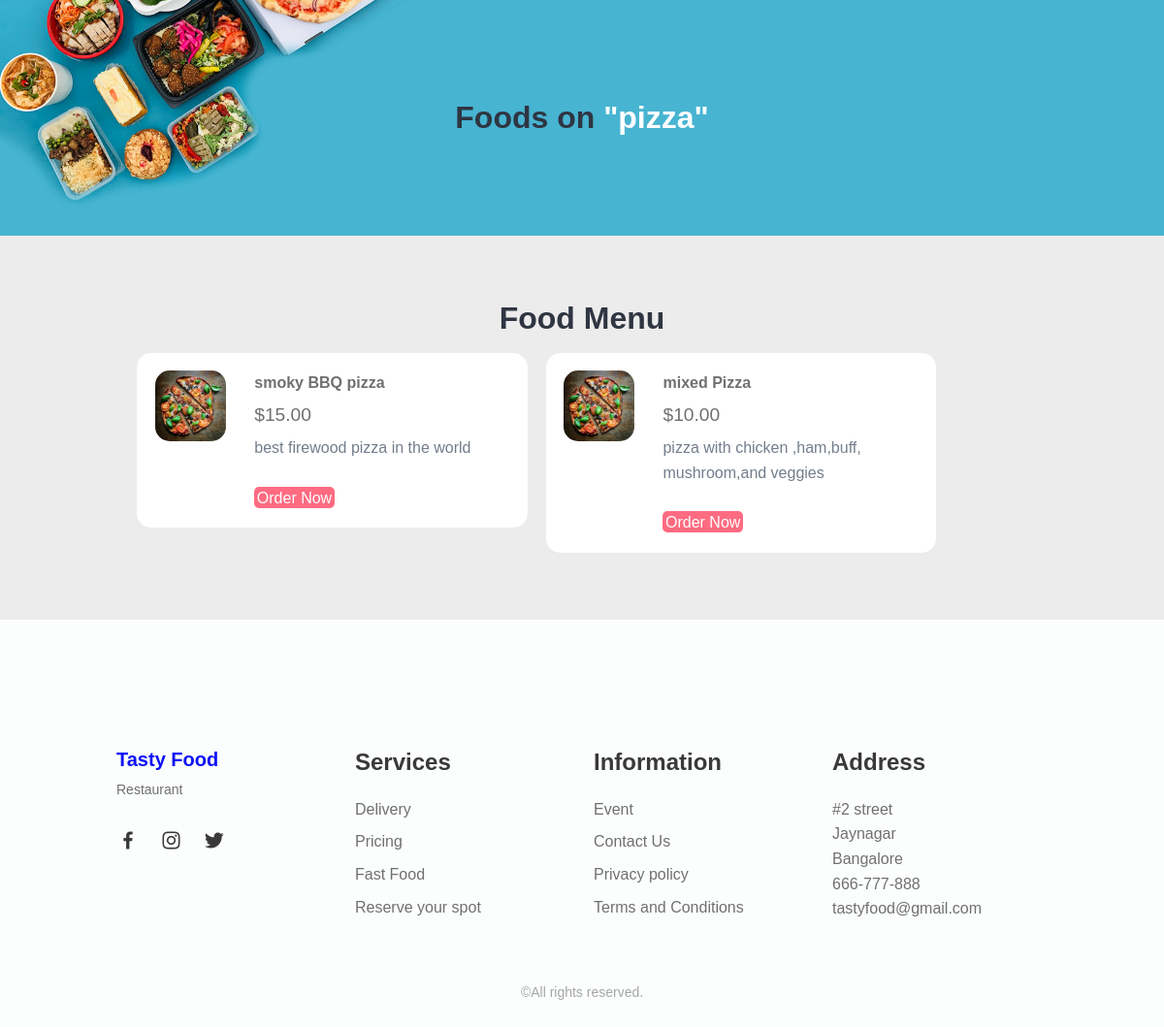
The app's page /category-food.php?category_id=14 with its own data.
### tables this page shows
CREATE TABLE `tbl_category` (
  `id` int(10) UNSIGNED NOT NULL,
  `title` varchar(100) NOT NULL,
  `image_name` varchar(255) NOT NULL,
  `featured` varchar(10) NOT NULL,
  `active` varchar(10) NOT NULL
);

CREATE TABLE `tbl_food` (
  `id` int(10) UNSIGNED NOT NULL,
  `title` varchar(100) NOT NULL,
  `description` text NOT NULL,
  `price` decimal(10,2) NOT NULL,
  `image_name` varchar(255) NOT NULL,
  `category_id` int(10) UNSIGNED NOT NULL,
  `featured` varchar(10) NOT NULL,
  `active` varchar(10) NOT NULL
);

### category-food.php (the view, shortened to what this page needs)
<?php include('partials-front/menu.php'); ?>
<?php
    if (isset($_GET['category_id']))
    {
        $category_id = $_GET['category_id'];
        $sql = " SELECT title  FROM tbl_category WHERE  id=$category_id ";
        $res= mysqli_query($conn,$sql);
        $row = mysqli_fetch_assoc($res);
        $category_title = $row ['title'];
    }
    else
    {
        header('location:'.SITEURL);
    }
?>
    <section class="food-search text-center">
        <div class="container">
            <h2>Foods on <a href="#" class="text-white">"<?php echo $category_title;?>"</a></h2>
        </div>
    </section>
    <section class="food-menu">
        <div class="container">
            <h2 class="text-center">Food Menu</h2>
            <?php
            $sql2=" SELECT * FROM tbl_food WHERE category_id=$category_id";
            $res2 = mysqli_query($conn,$sql2);
            $count2 = mysqli_num_rows($res2);
            if ($count2>0)
            {
                while ($row2=mysqli_fetch_assoc($res2))
                {
                    $id = $row2['id'];
                    $title = $row2['title'];
                    $price = $row2['price'];
                    $description = $row2['description'];
                    $image_name = $row2['image_name'];
                    ?>
                      <div class="food-menu-box">
                       <div class="food-menu-img">
                        <?php
                        if ($image_name=="")
                         {
                            echo "<div class='error'>image is not available. </div>";
                        }
                        else
                        {
                            ?>
                            <img src="<?php echo SITEURL; ?>images/food/<?php echo $image_name;?>" alt="Chicke Hawain Pizza" class="img-responsive img-curve">
                            <?php
                        }
                         ?>
                   </div>
                <div class="food-menu-desc">
                    <h4><?php  echo $title;?></h4>
                    <p class="food-price">$<?php echo $price;?></p>
                    <p class="food-detail">
                       <?php  echo $description;?>
                    </p>
                    <br>
                    <a href="<?php echo SITEURL;?>order.php?food_id=<?php echo $id; ?>" class="btn btn-primary">Order Now</a>
                </div>
            </div>
                    <?php
                }
            }
            else
            {
                echo "<div class='error'>Food not available. </div>";
            }
            ?>
        </div>
    </section>
    <?php include('partials-front/footer.php'); ?>

### css/style.css (style rules this page uses)
* { margin: 0 0; padding: 0 0; font-family: Arial, Helvetica, sans-serif; }
.container { width: 80%; margin: 0 auto; padding: 1%; }
.img-responsive { width: 100%; }
.img-curve { border-radius: 15px; }
.text-center { text-align: center; }
.text-white { color: white; }
.btn { padding: 1%; border: none; font-size: 1rem; border-radius: 5px; }
.btn-primary { background-color: #ff6b81; color: white; cursor: pointer; }
h2 { color: #2f3542; font-size: 2rem; margin-bottom: 2%; }
.food-search { background-image: url(../images/bg.jpg); background-size: cover; background-repeat: no-repeat; background-position: center; padding: 7% 0; }
.food-menu { background-color: #ececec; padding: 4% 0; }
.food-menu-box { width: 43%; margin: 1%; padding: 2%; float: left; background-color: white; border-radius: 15px; }
.food-menu-img { width: 20%; float: left; }
.food-menu-desc { width: 70%; float: left; margin-left: 8%; }
.food-price { font-size: 1.2rem; margin: 2% 0; }
.food-detail { font-size: 1rem; color: #747d8c; }
:root { --header-height: 3rem; --first-color: #0d11f5; --first-color-alt: #2f11d8; --title-color: #393939; --text-color: #707070; --text-color-light: #A6A6A6; --body-color: #FBFEFD; --container-color: #FFFFFF; --body-font: 'Poppins', sans-serif; --biggest-font-size: 2.25rem; --h1-font-size: 1.5rem; --h2-font-size: 1.25rem; --h3-font-size: 1rem; --normal-font-size: .938rem; --small-font-size: .813rem; --smaller-font-size: .75rem; --font-medium: 500; --font-semi-bold: 600; --mb-1: .5rem; --mb-2: 1rem; --mb-3: 1.5rem; --mb-4: 2rem; --mb-5: 2.5rem; --mb-6: 3rem; --z-tooltip: 10; --z-fixed: 100; }
@media screen and (min-width: 768px) { :root { --biggest-font-size: 4rem; --h1-font-size: 2.25rem; --h2-font-size: 1.5rem; --h3-font-size: 1.25rem; --normal-font-size: 1rem; --small-font-size: .875rem; --smaller-font-size: .813rem; } }
html { scroll-behavior: smooth; }
body { margin: var(--header-height) 0 0 0; font-family: var(--body-font); font-size: var(--normal-font-size); background-color: var(--body-color); color: var(--text-color); line-height: 1.6; }
h1, h2, h3, p, ul { margin: 0; }
a { text-decoration: none; }
img { max-width: 100%; height: auto; }
@media screen and (min-width:768px) { body { margin: 0; } }

### records on screen
tbl_category: title "pizza"
tbl_food: image_name (picture), title "smoky BBQ pizza", price "15.00", description "best firewood pizza in the world"
tbl_food: image_name (picture), title "mixed Pizza", price "10.00", description "pizza with chicken ,ham,buff, mushroom,and veggies"
